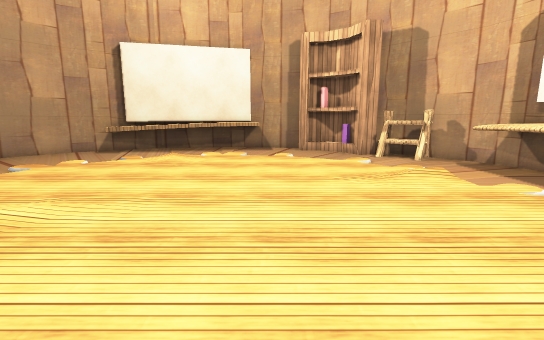
View 1 (above)

15 first-person views from a walk through a 3-D level made in the Unity game engine. The camera is 1.2 m above the floor, tilts 10° down and sees 85° across. The floor is counted in squares, 0.64 m on a side. Each view is taken from the middle of a square. On the plan, view 1 faces up. The plan holds only what a view shows up to about 16 squares ahead; the rest is blank. The place goes on beyond the plan. The player is left out. Some surface patterns are stand-ins.

View 2
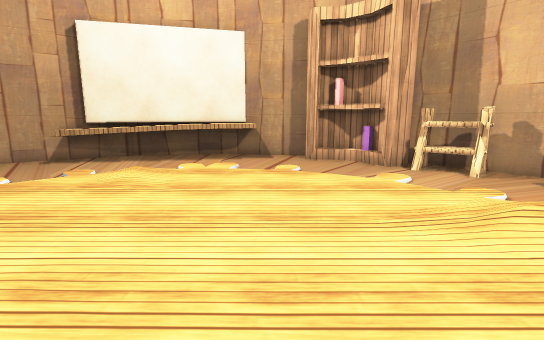

View 3
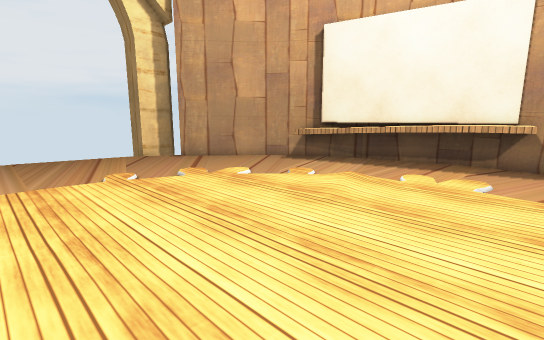

View 4
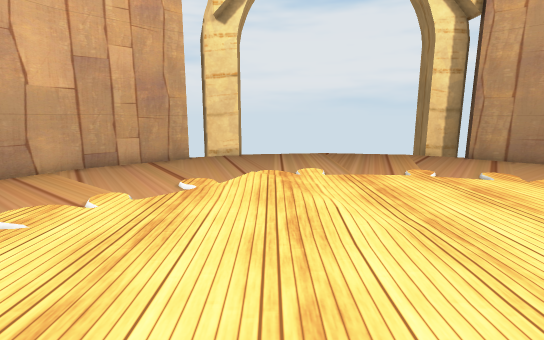

View 5
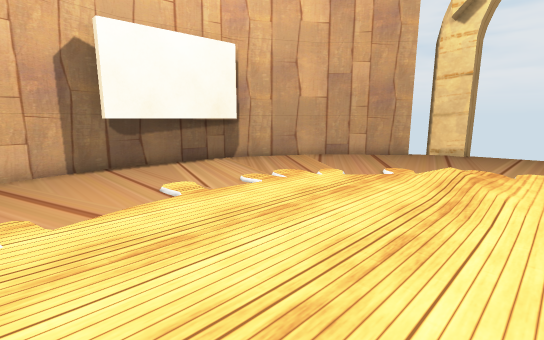

View 6
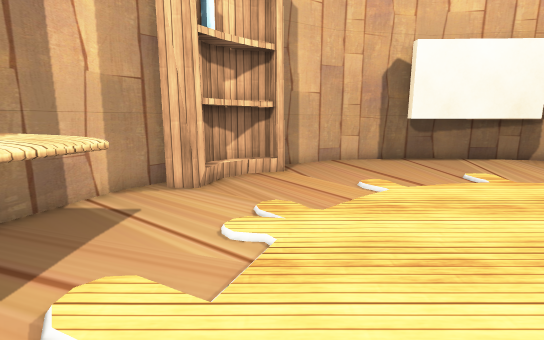

View 7
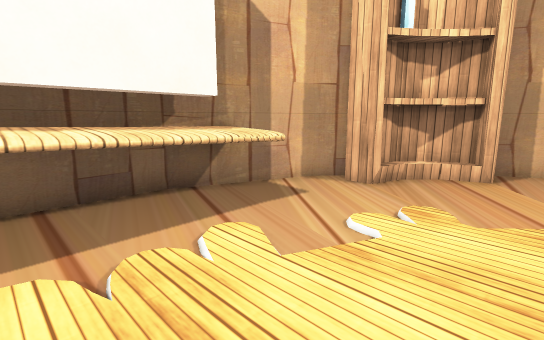

View 8
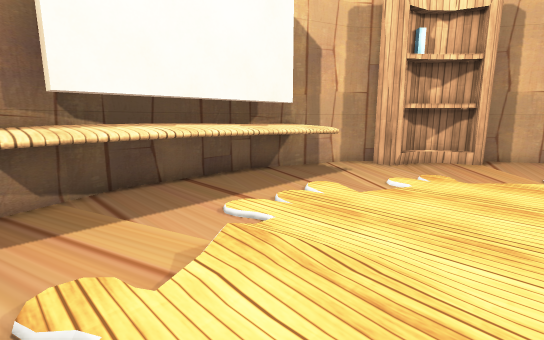

View 9
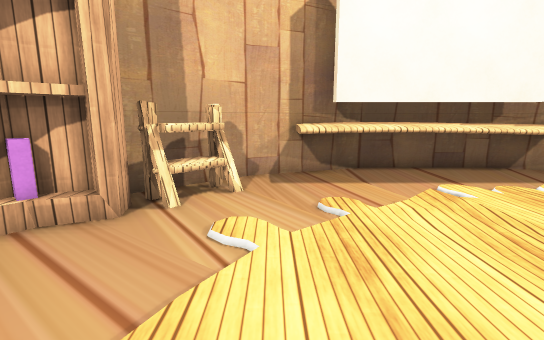

View 10
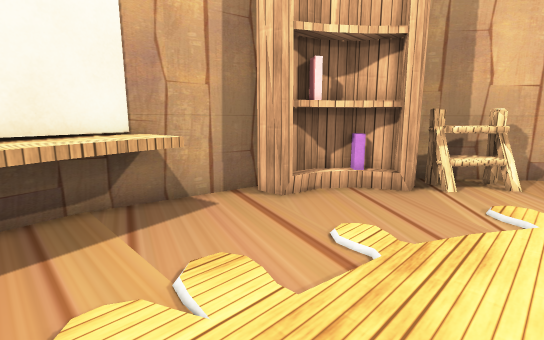

View 11
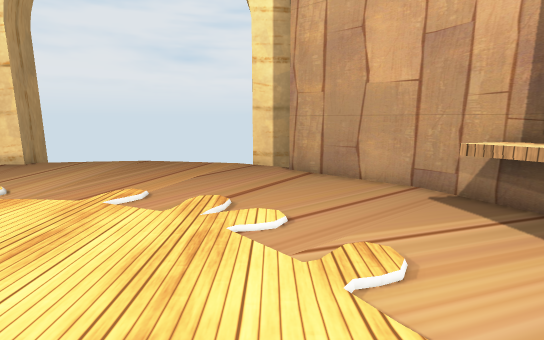

View 12
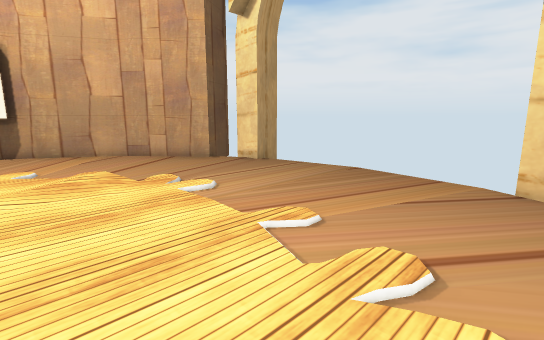

View 13
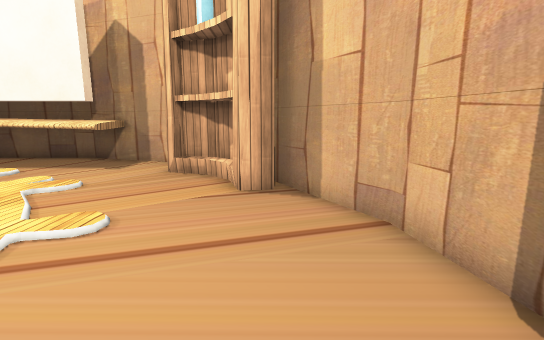

View 14
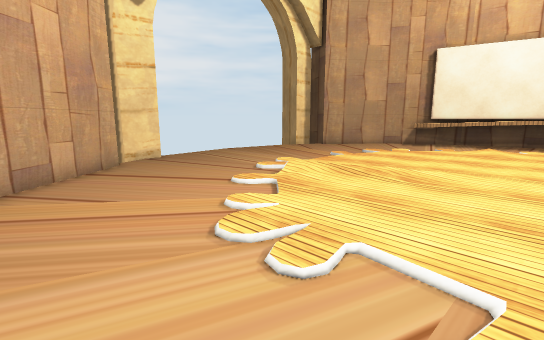

View 15
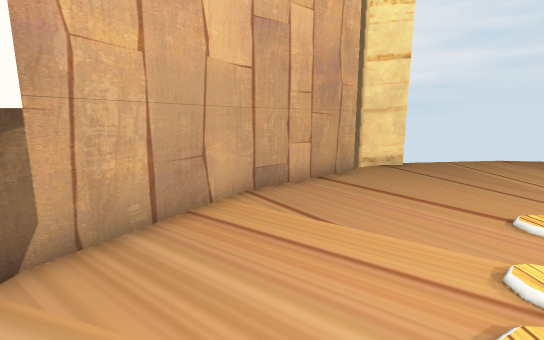

### Floor plan
Key: @ floor where view 1 was taken; # wall or solid block; . main floor; : floor 0.25 m higher than the main floor; O other object.
Columns run from 17 left of view 1 to 11 right of it. Each row starts with its distance up from view 1.
 20          OOO###OO###
 19        #O##OOOOOO. OO##
 18       ##OOOOOOO....OOO##
 17      ##.O............OO###
 16     ##................OOO#
 15    ##..................OO##
 14  ###....................O##
 13  # .......................##
 12  #.......................OOO
 11   .......................OOO#
 10  ........................OOO#
  9  ....................::..OOO#
  8  ........................OOO#
  7  ........................OOO#
  6  ........................OOO#
  5  ..........:.............OOO#
  4  ........::..............OOO#
  3  ........................OOO#
  2 ##........................ ##
  1  #.........................#
  0  ###.............@......OO##
 -1   ##....................OO#
 -2    ##..................OO
 -3     ##................OO#
 -4      ###............. O##
 -5        ##...........####
 -6         #############

Where each view was taken, in squares from view 1:
view 1: 0 up, 0 right, facing up
view 2: 4 up, 0 right, facing up
view 3: 6 up, 0 right, facing up-left
view 4: 4 up, 0 right, facing left
view 5: 6 up, 2 right, facing down-left
view 6: 8 up, 5 right, facing down
view 7: 8 up, 3 right, facing down-right
view 8: 12 up, 2 right, facing down-right
view 9: 13 up, 1 left, facing right
view 10: 13 up, 4 left, facing up-right
view 11: 13 up, 3 left, facing left
view 12: 13 up, 6 left, facing down-left
view 13: 4 down, 3 left, facing right
view 14: 4 down, 2 left, facing up-left
view 15: 3 down, 4 left, facing left
